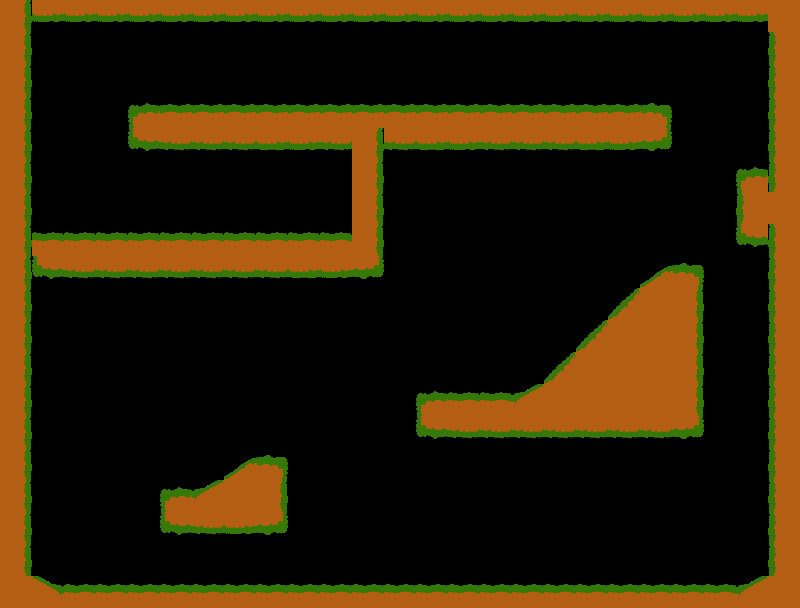

Rendered tile map (Tiled .tmx) drawn with the repository's tilesets; below, a short description and the map source with its tile grids summarised:
An orthogonal 25x19 tile map with 32x32 px tiles, 1 tile layer (Tile Layer 1).

<map version="1.0" orientation="orthogonal" width="25" height="19" tilewidth="32" tileheight="32">
 <tileset firstgid="1" name="Grasstiles" tilewidth="32" tileheight="32">
  <image source="../TileSet/grassTilesetTest.png" trans="ff00ff" width="415" height="415" />
 </tileset>
 <layer name="Tile Layer 1" width="25" height="19">
  <data>[475 cells, 187 non-empty, 23 distinct tile ids]</data>
 </layer>
</map>